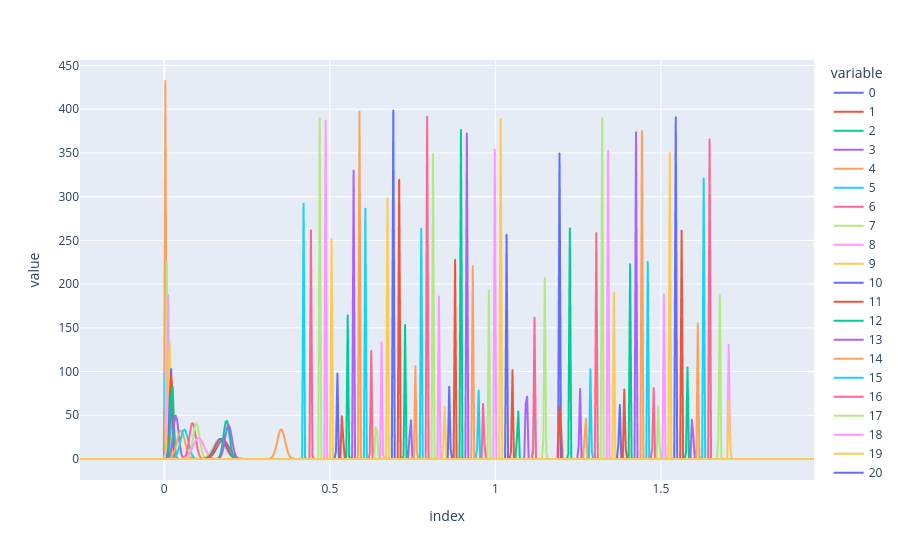

Notebook source saved alongside this figure:
### Code cell
plot_som(som_2)

### Figure 1 — Plotly figure (JSON) as saved in the notebook; plotly's stock layout.template omitted (floating-point values rounded to 4 significant figures; data arrays with more than 128 entries replaced by an {"elided": "..."} marker saying what was removed)
{"data": [{"hovertemplate": "variable=0<br>index=%{x}<br>value=%{y}<extra></extra>", "legendgroup": "0", "line": {"color": "#636efa", "dash": "solid"}, "marker": {"symbol": "circle"}, "mode": "lines", "name": "0", "showlegend": true, "type": "scattergl", "x": {"elided": "500 float values"}, "xaxis": "x", "y": {"elided": "500 float values"}, "yaxis": "y"}, {"hovertemplate": "variable=1<br>index=%{x}<br>value=%{y}<extra></extra>", "legendgroup": "1", "line": {"color": "#EF553B", "dash": "solid"}, "marker": {"symbol": "circle"}, "mode": "lines", "name": "1", "showlegend": true, "type": "scattergl", "x": {"elided": "500 float values"}, "xaxis": "x", "y": {"elided": "500 float values"}, "yaxis": "y"}, {"hovertemplate": "variable=2<br>index=%{x}<br>value=%{y}<extra></extra>", "legendgroup": "2", "line": {"color": "#00cc96", "dash": "solid"}, "marker": {"symbol": "circle"}, "mode": "lines", "name": "2", "showlegend": true, "type": "scattergl", "x": {"elided": "500 float values"}, "xaxis": "x", "y": {"elided": "500 float values"}, "yaxis": "y"}, {"hovertemplate": "variable=3<br>index=%{x}<br>value=%{y}<extra></extra>", "legendgroup": "3", "line": {"color": "#ab63fa", "dash": "solid"}, "marker": {"symbol": "circle"}, "mode": "lines", "name": "3", "showlegend": true, "type": "scattergl", "x": {"elided": "500 float values"}, "xaxis": "x", "y": {"elided": "500 float values"}, "yaxis": "y"}, {"hovertemplate": "variable=4<br>index=%{x}<br>value=%{y}<extra></extra>", "legendgroup": "4", "line": {"color": "#FFA15A", "dash": "solid"}, "marker": {"symbol": "circle"}, "mode": "lines", "name": "4", "showlegend": true, "type": "scattergl", "x": {"elided": "500 float values"}, "xaxis": "x", "y": {"elided": "500 float values"}, "yaxis": "y"}, {"hovertemplate": "variable=5<br>index=%{x}<br>value=%{y}<extra></extra>", "legendgroup": "5", "line": {"color": "#19d3f3", "dash": "solid"}, "marker": {"symbol": "circle"}, "mode": "lines", "name": "5", "showlegend": true, "type": "scattergl", "x": {"elided": "500 float values"}, "xaxis": "x", "y": {"elided": "500 float values"}, "yaxis": "y"}, {"hovertemplate": "variable=6<br>index=%{x}<br>value=%{y}<extra></extra>", "legendgroup": "6", "line": {"color": "#FF6692", "dash": "solid"}, "marker": {"symbol": "circle"}, "mode": "lines", "name": "6", "showlegend": true, "type": "scattergl", "x": {"elided": "500 float values"}, "xaxis": "x", "y": {"elided": "500 float values"}, "yaxis": "y"}, {"hovertemplate": "variable=7<br>index=%{x}<br>value=%{y}<extra></extra>", "legendgroup": "7", "line": {"color": "#B6E880", "dash": "solid"}, "marker": {"symbol": "circle"}, "mode": "lines", "name": "7", "showlegend": true, "type": "scattergl", "x": {"elided": "500 float values"}, "xaxis": "x", "y": {"elided": "500 float values"}, "yaxis": "y"}, {"hovertemplate": "variable=8<br>index=%{x}<br>value=%{y}<extra></extra>", "legendgroup": "8", "line": {"color": "#FF97FF", "dash": "solid"}, "marker": {"symbol": "circle"}, "mode": "lines", "name": "8", "showlegend": true, "type": "scattergl", "x": {"elided": "500 float values"}, "xaxis": "x", "y": {"elided": "500 float values"}, "yaxis": "y"}, {"hovertemplate": "variable=9<br>index=%{x}<br>value=%{y}<extra></extra>", "legendgroup": "9", "line": {"color": "#FECB52", "dash": "solid"}, "marker": {"symbol": "circle"}, "mode": "lines", "name": "9", "showlegend": true, "type": "scattergl", "x": {"elided": "500 float values"}, "xaxis": "x", "y": {"elided": "500 float values"}, "yaxis": "y"}, {"hovertemplate": "variable=10<br>index=%{x}<br>value=%{y}<extra></extra>", "legendgroup": "10", "line": {"color": "#636efa", "dash": "solid"}, "marker": {"symbol": "circle"}, "mode": "lines", "name": "10", "showlegend": true, "type": "scattergl", "x": {"elided": "500 float values"}, "xaxis": "x", "y": {"elided": "500 float values"}, "yaxis": "y"}, {"hovertemplate": "variable=11<br>index=%{x}<br>value=%{y}<extra></extra>", "legendgroup": "11", "line": {"color": "#EF553B", "dash": "solid"}, "marker": {"symbol": "circle"}, "mode": "lines", "name": "11", "showlegend": true, "type": "scattergl", "x": {"elided": "500 float values"}, "xaxis": "x", "y": {"elided": "500 float values"}, "yaxis": "y"}, {"hovertemplate": "variable=12<br>index=%{x}<br>value=%{y}<extra></extra>", "legendgroup": "12", "line": {"color": "#00cc96", "dash": "solid"}, "marker": {"symbol": "circle"}, "mode": "lines", "name": "12", "showlegend": true, "type": "scattergl", "x": {"elided": "500 float values"}, "xaxis": "x", "y": {"elided": "500 float values"}, "yaxis": "y"}, {"hovertemplate": "variable=13<br>index=%{x}<br>value=%{y}<extra></extra>", "legendgroup": "13", "line": {"color": "#ab63fa", "dash": "solid"}, "marker": {"symbol": "circle"}, "mode": "lines", "name": "13", "showlegend": true, "type": "scattergl", "x": {"elided": "500 float values"}, "xaxis": "x", "y": {"elided": "500 float values"}, "yaxis": "y"}, {"hovertemplate": "variable=14<br>index=%{x}<br>value=%{y}<extra></extra>", "legendgroup": "14", "line": {"color": "#FFA15A", "dash": "solid"}, "marker": {"symbol": "circle"}, "mode": "lines", "name": "14", "showlegend": true, "type": "scattergl", "x": {"elided": "500 float values"}, "xaxis": "x", "y": {"elided": "500 float values"}, "yaxis": "y"}, {"hovertemplate": "variable=15<br>index=%{x}<br>value=%{y}<extra></extra>", "legendgroup": "15", "line": {"color": "#19d3f3", "dash": "solid"}, "marker": {"symbol": "circle"}, "mode": "lines", "name": "15", "showlegend": true, "type": "scattergl", "x": {"elided": "500 float values"}, "xaxis": "x", "y": {"elided": "500 float values"}, "yaxis": "y"}, {"hovertemplate": "variable=16<br>index=%{x}<br>value=%{y}<extra></extra>", "legendgroup": "16", "line": {"color": "#FF6692", "dash": "solid"}, "marker": {"symbol": "circle"}, "mode": "lines", "name": "16", "showlegend": true, "type": "scattergl", "x": {"elided": "500 float values"}, "xaxis": "x", "y": {"elided": "500 float values"}, "yaxis": "y"}, {"hovertemplate": "variable=17<br>index=%{x}<br>value=%{y}<extra></extra>", "legendgroup": "17", "line": {"color": "#B6E880", "dash": "solid"}, "marker": {"symbol": "circle"}, "mode": "lines", "name": "17", "showlegend": true, "type": "scattergl", "x": {"elided": "500 float values"}, "xaxis": "x", "y": {"elided": "500 float values"}, "yaxis": "y"}, {"hovertemplate": "variable=18<br>index=%{x}<br>value=%{y}<extra></extra>", "legendgroup": "18", "line": {"color": "#FF97FF", "dash": "solid"}, "marker": {"symbol": "circle"}, "mode": "lines", "name": "18", "showlegend": true, "type": "scattergl", "x": {"elided": "500 float values"}, "xaxis": "x", "y": {"elided": "500 float values"}, "yaxis": "y"}, {"hovertemplate": "variable=19<br>index=%{x}<br>value=%{y}<extra></extra>", "legendgroup": "19", "line": {"color": "#FECB52", "dash": "solid"}, "marker": {"symbol": "circle"}, "mode": "lines", "name": "19", "showlegend": true, "type": "scattergl", "x": {"elided": "500 float values"}, "xaxis": "x", "y": {"elided": "500 float values"}, "yaxis": "y"}, {"hovertemplate": "variable=20<br>index=%{x}<br>value=%{y}<extra></extra>", "legendgroup": "20", "line": {"color": "#636efa", "dash": "solid"}, "marker": {"symbol": "circle"}, "mode": "lines", "name": "20", "showlegend": true, "type": "scattergl", "x": {"elided": "500 float values"}, "xaxis": "x", "y": {"elided": "500 float values"}, "yaxis": "y"}, {"hovertemplate": "variable=21<br>index=%{x}<br>value=%{y}<extra></extra>", "legendgroup": "21", "line": {"color": "#EF553B", "dash": "solid"}, "marker": {"symbol": "circle"}, "mode": "lines", "name": "21", "showlegend": true, "type": "scattergl", "x": {"elided": "500 float values"}, "xaxis": "x", "y": {"elided": "500 float values"}, "yaxis": "y"}, {"hovertemplate": "variable=22<br>index=%{x}<br>value=%{y}<extra></extra>", "legendgroup": "22", "line": {"color": "#00cc96", "dash": "solid"}, "marker": {"symbol": "circle"}, "mode": "lines", "name": "22", "showlegend": true, "type": "scattergl", "x": {"elided": "500 float values"}, "xaxis": "x", "y": {"elided": "500 float values"}, "yaxis": "y"}, {"hovertemplate": "variable=23<br>index=%{x}<br>value=%{y}<extra></extra>", "legendgroup": "23", "line": {"color": "#ab63fa", "dash": "solid"}, "marker": {"symbol": "circle"}, "mode": "lines", "name": "23", "showlegend": true, "type": "scattergl", "x": {"elided": "500 float values"}, "xaxis": "x", "y": {"elided": "500 float values"}, "yaxis": "y"}, {"hovertemplate": "variable=24<br>index=%{x}<br>value=%{y}<extra></extra>", "legendgroup": "24", "line": {"color": "#FFA15A", "dash": "solid"}, "marker": {"symbol": "circle"}, "mode": "lines", "name": "24", "showlegend": true, "type": "scattergl", "x": {"elided": "500 float values"}, "xaxis": "x", "y": {"elided": "500 float values"}, "yaxis": "y"}, {"hovertemplate": "variable=25<br>index=%{x}<br>value=%{y}<extra></extra>", "legendgroup": "25", "line": {"color": "#19d3f3", "dash": "solid"}, "marker": {"symbol": "circle"}, "mode": "lines", "name": "25", "showlegend": true, "type": "scattergl", "x": {"elided": "500 float values"}, "xaxis": "x", "y": {"elided": "500 float values"}, "yaxis": "y"}, {"hovertemplate": "variable=26<br>index=%{x}<br>value=%{y}<extra></extra>", "legendgroup": "26", "line": {"color": "#FF6692", "dash": "solid"}, "marker": {"symbol": "circle"}, "mode": "lines", "name": "26", "showlegend": true, "type": "scattergl", "x": {"elided": "500 float values"}, "xaxis": "x", "y": {"elided": "500 float values"}, "yaxis": "y"}, {"hovertemplate": "variable=27<br>index=%{x}<br>value=%{y}<extra></extra>", "legendgroup": "27", "line": {"color": "#B6E880", "dash": "solid"}, "marker": {"symbol": "circle"}, "mode": "lines", "name": "27", "showlegend": true, "type": "scattergl", "x": {"elided": "500 float values"}, "xaxis": "x", "y": {"elided": "500 float values"}, "yaxis": "y"}, {"hovertemplate": "variable=28<br>index=%{x}<br>value=%{y}<extra></extra>", "legendgroup": "28", "line": {"color": "#FF97FF", "dash": "solid"}, "marker": {"symbol": "circle"}, "mode": "lines", "name": "28", "showlegend": true, "type": "scattergl", "x": {"elided": "500 float values"}, "xaxis": "x", "y": {"elided": "500 float values"}, "yaxis": "y"}, {"hovertemplate": "variable=29<br>index=%{x}<br>value=%{y}<extra></extra>", "legendgroup": "29", "line": {"color": "#FECB52", "dash": "solid"}, "marker": {"symbol": "circle"}, "mode": "lines", "name": "29", "showlegend": true, "type": "scattergl", "x": {"elided": "500 float values"}, "xaxis": "x", "y": {"elided": "500 float values"}, "yaxis": "y"}, {"hovertemplate": "variable=30<br>index=%{x}<br>value=%{y}<extra></extra>", "legendgroup": "30", "line": {"color": "#636efa", "dash": "solid"}, "marker": {"symbol": "circle"}, "mode": "lines", "name": "30", "showlegend": true, "type": "scattergl", "x": {"elided": "500 float values"}, "xaxis": "x", "y": {"elided": "500 float values"}, "yaxis": "y"}, {"hovertemplate": "variable=31<br>index=%{x}<br>value=%{y}<extra></extra>", "legendgroup": "31", "line": {"color": "#EF553B", "dash": "solid"}, "marker": {"symbol": "circle"}, "mode": "lines", "name": "31", "showlegend": true, "type": "scattergl", "x": {"elided": "500 float values"}, "xaxis": "x", "y": {"elided": "500 float values"}, "yaxis": "y"}, {"hovertemplate": "variable=32<br>index=%{x}<br>value=%{y}<extra></extra>", "legendgroup": "32", "line": {"color": "#00cc96", "dash": "solid"}, "marker": {"symbol": "circle"}, "mode": "lines", "name": "32", "showlegend": true, "type": "scattergl", "x": {"elided": "500 float values"}, "xaxis": "x", "y": {"elided": "500 float values"}, "yaxis": "y"}, {"hovertemplate": "variable=33<br>index=%{x}<br>value=%{y}<extra></extra>", "legendgroup": "33", "line": {"color": "#ab63fa", "dash": "solid"}, "marker": {"symbol": "circle"}, "mode": "lines", "name": "33", "showlegend": true, "type": "scattergl", "x": {"elided": "500 float values"}, "xaxis": "x", "y": {"elided": "500 float values"}, "yaxis": "y"}, {"hovertemplate": "variable=34<br>index=%{x}<br>value=%{y}<extra></extra>", "legendgroup": "34", "line": {"color": "#FFA15A", "dash": "solid"}, "marker": {"symbol": "circle"}, "mode": "lines", "name": "34", "showlegend": true, "type": "scattergl", "x": {"elided": "500 float values"}, "xaxis": "x", "y": {"elided": "500 float values"}, "yaxis": "y"}, {"hovertemplate": "variable=35<br>index=%{x}<br>value=%{y}<extra></extra>", "legendgroup": "35", "line": {"color": "#19d3f3", "dash": "solid"}, "marker": {"symbol": "circle"}, "mode": "lines", "name": "35", "showlegend": true, "type": "scattergl", "x": {"elided": "500 float values"}, "xaxis": "x", "y": {"elided": "500 float values"}, "yaxis": "y"}, {"hovertemplate": "variable=36<br>index=%{x}<br>value=%{y}<extra></extra>", "legendgroup": "36", "line": {"color": "#FF6692", "dash": "solid"}, "marker": {"symbol": "circle"}, "mode": "lines", "name": "36", "showlegend": true, "type": "scattergl", "x": {"elided": "500 float values"}, "xaxis": "x", "y": {"elided": "500 float values"}, "yaxis": "y"}, {"hovertemplate": "variable=37<br>index=%{x}<br>value=%{y}<extra></extra>", "legendgroup": "37", "line": {"color": "#B6E880", "dash": "solid"}, "marker": {"symbol": "circle"}, "mode": "lines", "name": "37", "showlegend": true, "type": "scattergl", "x": {"elided": "500 float values"}, "xaxis": "x", "y": {"elided": "500 float values"}, "yaxis": "y"}, {"hovertemplate": "variable=38<br>index=%{x}<br>value=%{y}<extra></extra>", "legendgroup": "38", "line": {"color": "#FF97FF", "dash": "solid"}, "marker": {"symbol": "circle"}, "mode": "lines", "name": "38", "showlegend": true, "type": "scattergl", "x": {"elided": "500 float values"}, "xaxis": "x", "y": {"elided": "500 float values"}, "yaxis": "y"}, {"hovertemplate": "variable=39<br>index=%{x}<br>value=%{y}<extra></extra>", "legendgroup": "39", "line": {"color": "#FECB52", "dash": "solid"}, "marker": {"symbol": "circle"}, "mode": "lines", "name": "39", "showlegend": true, "type": "scattergl", "x": {"elided": "500 float values"}, "xaxis": "x", "y": {"elided": "500 float values"}, "yaxis": "y"}, {"hovertemplate": "variable=40<br>index=%{x}<br>value=%{y}<extra></extra>", "legendgroup": "40", "line": {"color": "#636efa", "dash": "solid"}, "marker": {"symbol": "circle"}, "mode": "lines", "name": "40", "showlegend": true, "type": "scattergl", "x": {"elided": "500 float values"}, "xaxis": "x", "y": {"elided": "500 float values"}, "yaxis": "y"}, {"hovertemplate": "variable=41<br>index=%{x}<br>value=%{y}<extra></extra>", "legendgroup": "41", "line": {"color": "#EF553B", "dash": "solid"}, "marker": {"symbol": "circle"}, "mode": "lines", "name": "41", "showlegend": true, "type": "scattergl", "x": {"elided": "500 float values"}, "xaxis": "x", "y": {"elided": "500 float values"}, "yaxis": "y"}, {"hovertemplate": "variable=42<br>index=%{x}<br>value=%{y}<extra></extra>", "legendgroup": "42", "line": {"color": "#00cc96", "dash": "solid"}, "marker": {"symbol": "circle"}, "mode": "lines", "name": "42", "showlegend": true, "type": "scattergl", "x": {"elided": "500 float values"}, "xaxis": "x", "y": {"elided": "500 float values"}, "yaxis": "y"}, {"hovertemplate": "variable=43<br>index=%{x}<br>value=%{y}<extra></extra>", "legendgroup": "43", "line": {"color": "#ab63fa", "dash": "solid"}, "marker": {"symbol": "circle"}, "mode": "lines", "name": "43", "showlegend": true, "type": "scattergl", "x": {"elided": "500 float values"}, "xaxis": "x", "y": {"elided": "500 float values"}, "yaxis": "y"}, {"hovertemplate": "variable=44<br>index=%{x}<br>value=%{y}<extra></extra>", "legendgroup": "44", "line": {"color": "#FFA15A", "dash": "solid"}, "marker": {"symbol": "circle"}, "mode": "lines", "name": "44", "showlegend": true, "type": "scattergl", "x": {"elided": "500 float values"}, "xaxis": "x", "y": {"elided": "500 float values"}, "yaxis": "y"}, {"hovertemplate": "variable=45<br>index=%{x}<br>value=%{y}<extra></extra>", "legendgroup": "45", "line": {"color": "#19d3f3", "dash": "solid"}, "marker": {"symbol": "circle"}, "mode": "lines", "name": "45", "showlegend": true, "type": "scattergl", "x": {"elided": "500 float values"}, "xaxis": "x", "y": {"elided": "500 float values"}, "yaxis": "y"}, {"hovertemplate": "variable=46<br>index=%{x}<br>value=%{y}<extra></extra>", "legendgroup": "46", "line": {"color": "#FF6692", "dash": "solid"}, "marker": {"symbol": "circle"}, "mode": "lines", "name": "46", "showlegend": true, "type": "scattergl", "x": {"elided": "500 float values"}, "xaxis": "x", "y": {"elided": "500 float values"}, "yaxis": "y"}, {"hovertemplate": "variable=47<br>index=%{x}<br>value=%{y}<extra></extra>", "legendgroup": "47", "line": {"color": "#B6E880", "dash": "solid"}, "marker": {"symbol": "circle"}, "mode": "lines", "name": "47", "showlegend": true, "type": "scattergl", "x": {"elided": "500 float values"}, "xaxis": "x", "y": {"elided": "500 float values"}, "yaxis": "y"}, {"hovertemplate": "variable=48<br>index=%{x}<br>value=%{y}<extra></extra>", "legendgroup": "48", "line": {"color": "#FF97FF", "dash": "solid"}, "marker": {"symbol": "circle"}, "mode": "lines", "name": "48", "showlegend": true, "type": "scattergl", "x": {"elided": "500 float values"}, "xaxis": "x", "y": {"elided": "500 float values"}, "yaxis": "y"}, {"hovertemplate": "variable=49<br>index=%{x}<br>value=%{y}<extra></extra>", "legendgroup": "49", "line": {"color": "#FECB52", "dash": "solid"}, "marker": {"symbol": "circle"}, "mode": "lines", "name": "49", "showlegend": true, "type": "scattergl", "x": {"elided": "500 float values"}, "xaxis": "x", "y": {"elided": "500 float values"}, "yaxis": "y"}, {"hovertemplate": "variable=50<br>index=%{x}<br>value=%{y}<extra></extra>", "legendgroup": "50", "line": {"color": "#636efa", "dash": "solid"}, "marker": {"symbol": "circle"}, "mode": "lines", "name": "50", "showlegend": true, "type": "scattergl", "x": {"elided": "500 float values"}, "xaxis": "x", "y": {"elided": "500 float values"}, "yaxis": "y"}, {"hovertemplate": "variable=51<br>index=%{x}<br>value=%{y}<extra></extra>", "legendgroup": "51", "line": {"color": "#EF553B", "dash": "solid"}, "marker": {"symbol": "circle"}, "mode": "lines", "name": "51", "showlegend": true, "type": "scattergl", "x": {"elided": "500 float values"}, "xaxis": "x", "y": {"elided": "500 float values"}, "yaxis": "y"}, {"hovertemplate": "variable=52<br>index=%{x}<br>value=%{y}<extra></extra>", "legendgroup": "52", "line": {"color": "#00cc96", "dash": "solid"}, "marker": {"symbol": "circle"}, "mode": "lines", "name": "52", "showlegend": true, "type": "scattergl", "x": {"elided": "500 float values"}, "xaxis": "x", "y": {"elided": "500 float values"}, "yaxis": "y"}, {"hovertemplate": "variable=53<br>index=%{x}<br>value=%{y}<extra></extra>", "legendgroup": "53", "line": {"color": "#ab63fa", "dash": "solid"}, "marker": {"symbol": "circle"}, "mode": "lines", "name": "53", "showlegend": true, "type": "scattergl", "x": {"elided": "500 float values"}, "xaxis": "x", "y": {"elided": "500 float values"}, "yaxis": "y"}, {"hovertemplate": "variable=54<br>index=%{x}<br>value=%{y}<extra></extra>", "legendgroup": "54", "line": {"color": "#FFA15A", "dash": "solid"}, "marker": {"symbol": "circle"}, "mode": "lines", "name": "54", "showlegend": true, "type": "scattergl", "x": {"elided": "500 float values"}, "xaxis": "x", "y": {"elided": "500 float values"}, "yaxis": "y"}, {"hovertemplate": "variable=55<br>index=%{x}<br>value=%{y}<extra></extra>", "legendgroup": "55", "line": {"color": "#19d3f3", "dash": "solid"}, "marker": {"symbol": "circle"}, "mode": "lines", "name": "55", "showlegend": true, "type": "scattergl", "x": {"elided": "500 float values"}, "xaxis": "x", "y": {"elided": "500 float values"}, "yaxis": "y"}, {"hovertemplate": "variable=56<br>index=%{x}<br>value=%{y}<extra></extra>", "legendgroup": "56", "line": {"color": "#FF6692", "dash": "solid"}, "marker": {"symbol": "circle"}, "mode": "lines", "name": "56", "showlegend": true, "type": "scattergl", "x": {"elided": "500 float values"}, "xaxis": "x", "y": {"elided": "500 float values"}, "yaxis": "y"}, {"hovertemplate": "variable=57<br>index=%{x}<br>value=%{y}<extra></extra>", "legendgroup": "57", "line": {"color": "#B6E880", "dash": "solid"}, "marker": {"symbol": "circle"}, "mode": "lines", "name": "57", "showlegend": true, "type": "scattergl", "x": {"elided": "500 float values"}, "xaxis": "x", "y": {"elided": "500 float values"}, "yaxis": "y"}, {"hovertemplate": "variable=58<br>index=%{x}<br>value=%{y}<extra></extra>", "legendgroup": "58", "line": {"color": "#FF97FF", "dash": "solid"}, "marker": {"symbol": "circle"}, "mode": "lines", "name": "58", "showlegend": true, "type": "scattergl", "x": {"elided": "500 float values"}, "xaxis": "x", "y": {"elided": "500 float values"}, "yaxis": "y"}, {"hovertemplate": "variable=59<br>index=%{x}<br>value=%{y}<extra></extra>", "legendgroup": "59", "line": {"color": "#FECB52", "dash": "solid"}, "marker": {"symbol": "circle"}, "mode": "lines", "name": "59", "showlegend": true, "type": "scattergl", "x": {"elided": "500 float values"}, "xaxis": "x", "y": {"elided": "500 float values"}, "yaxis": "y"}, {"hovertemplate": "variable=60<br>index=%{x}<br>value=%{y}<extra></extra>", "legendgroup": "60", "line": {"color": "#636efa", "dash": "solid"}, "marker": {"symbol": "circle"}, "mode": "lines", "name": "60", "showlegend": true, "type": "scattergl", "x": {"elided": "500 float values"}, "xaxis": "x", "y": {"elided": "500 float values"}, "yaxis": "y"}, {"hovertemplate": "variable=61<br>index=%{x}<br>value=%{y}<extra></extra>", "legendgroup": "61", "line": {"color": "#EF553B", "dash": "solid"}, "marker": {"symbol": "circle"}, "mode": "lines", "name": "61", "showlegend": true, "type": "scattergl", "x": {"elided": "500 float values"}, "xaxis": "x", "y": {"elided": "500 float values"}, "yaxis": "y"}, {"hovertemplate": "variable=62<br>index=%{x}<br>value=%{y}<extra></extra>", "legendgroup": "62", "line": {"color": "#00cc96", "dash": "solid"}, "marker": {"symbol": "circle"}, "mode": "lines", "name": "62", "showlegend": true, "type": "scattergl", "x": {"elided": "500 float values"}, "xaxis": "x", "y": {"elided": "500 float values"}, "yaxis": "y"}, {"hovertemplate": "variable=63<br>index=%{x}<br>value=%{y}<extra></extra>", "legendgroup": "63", "line": {"color": "#ab63fa", "dash": "solid"}, "marker": {"symbol": "circle"}, "mode": "lines", "name": "63", "showlegend": true, "type": "scattergl", "x": {"elided": "500 float values"}, "xaxis": "x", "y": {"elided": "500 float values"}, "yaxis": "y"}, {"hovertemplate": "variable=64<br>index=%{x}<br>value=%{y}<extra></extra>", "legendgroup": "64", "line": {"color": "#FFA15A", "dash": "solid"}, "marker": {"symbol": "circle"}, "mode": "lines", "name": "64", "showlegend": true, "type": "scattergl", "x": {"elided": "500 float values"}, "xaxis": "x", "y": {"elided": "500 float values"}, "yaxis": "y"}, {"hovertemplate": "variable=65<br>index=%{x}<br>value=%{y}<extra></extra>", "legendgroup": "65", "line": {"color": "#19d3f3", "dash": "solid"}, "marker": {"symbol": "circle"}, "mode": "lines", "name": "65", "showlegend": true, "type": "scattergl", "x": {"elided": "500 float values"}, "xaxis": "x", "y": {"elided": "500 float values"}, "yaxis": "y"}, {"hovertemplate": "variable=66<br>index=%{x}<br>value=%{y}<extra></extra>", "legendgroup": "66", "line": {"color": "#FF6692", "dash": "solid"}, "marker": {"symbol": "circle"}, "mode": "lines", "name": "66", "showlegend": true, "type": "scattergl", "x": {"elided": "500 float values"}, "xaxis": "x", "y": {"elided": "500 float values"}, "yaxis": "y"}, {"hovertemplate": "variable=67<br>index=%{x}<br>value=%{y}<extra></extra>", "legendgroup": "67", "line": {"color": "#B6E880", "dash": "solid"}, "marker": {"symbol": "circle"}, "mode": "lines", "name": "67", "showlegend": true, "type": "scattergl", "x": {"elided": "500 float values"}, "xaxis": "x", "y": {"elided": "500 float values"}, "yaxis": "y"}, {"hovertemplate": "variable=68<br>index=%{x}<br>value=%{y}<extra></extra>", "legendgroup": "68", "line": {"color": "#FF97FF", "dash": "solid"}, "marker": {"symbol": "circle"}, "mode": "lines", "name": "68", "showlegend": true, "type": "scattergl", "x": {"elided": "500 float values"}, "xaxis": "x", "y": {"elided": "500 float values"}, "yaxis": "y"}, {"hovertemplate": "variable=69<br>index=%{x}<br>value=%{y}<extra></extra>", "legendgroup": "69", "line": {"color": "#FECB52", "dash": "solid"}, "marker": {"symbol": "circle"}, "mode": "lines", "name": "69", "showlegend": true, "type": "scattergl", "x": {"elided": "500 float values"}, "xaxis": "x", "y": {"elided": "500 float values"}, "yaxis": "y"}, {"hovertemplate": "variable=70<br>index=%{x}<br>value=%{y}<extra></extra>", "legendgroup": "70", "line": {"color": "#636efa", "dash": "solid"}, "marker": {"symbol": "circle"}, "mode": "lines", "name": "70", "showlegend": true, "type": "scattergl", "x": {"elided": "500 float values"}, "xaxis": "x", "y": {"elided": "500 float values"}, "yaxis": "y"}, {"hovertemplate": "variable=71<br>index=%{x}<br>value=%{y}<extra></extra>", "legendgroup": "71", "line": {"color": "#EF553B", "dash": "solid"}, "marker": {"symbol": "circle"}, "mode": "lines", "name": "71", "showlegend": true, "type": "scattergl", "x": {"elided": "500 float values"}, "xaxis": "x", "y": {"elided": "500 float values"}, "yaxis": "y"}, {"hovertemplate": "variable=72<br>index=%{x}<br>value=%{y}<extra></extra>", "legendgroup": "72", "line": {"color": "#00cc96", "dash": "solid"}, "marker": {"symbol": "circle"}, "mode": "lines", "name": "72", "showlegend": true, "type": "scattergl", "x": {"elided": "500 float values"}, "xaxis": "x", "y": {"elided": "500 float values"}, "yaxis": "y"}, {"hovertemplate": "variable=73<br>index=%{x}<br>value=%{y}<extra></extra>", "legendgroup": "73", "line": {"color": "#ab63fa", "dash": "solid"}, "marker": {"symbol": "circle"}, "mode": "lines", "name": "73", "showlegend": true, "type": "scattergl", "x": {"elided": "500 float values"}, "xaxis": "x", "y": {"elided": "500 float values"}, "yaxis": "y"}, {"hovertemplate": "variable=74<br>index=%{x}<br>value=%{y}<extra></extra>", "legendgroup": "74", "line": {"color": "#FFA15A", "dash": "solid"}, "marker": {"symbol": "circle"}, "mode": "lines", "name": "74", "showlegend": true, "type": "scattergl", "x": {"elided": "500 float values"}, "xaxis": "x", "y": {"elided": "500 float values"}, "yaxis": "y"}, {"hovertemplate": "variable=75<br>index=%{x}<br>value=%{y}<extra></extra>", "legendgroup": "75", "line": {"color": "#19d3f3", "dash": "solid"}, "marker": {"symbol": "circle"}, "mode": "lines", "name": "75", "showlegend": true, "type": "scattergl", "x": {"elided": "500 float values"}, "xaxis": "x", "y": {"elided": "500 float values"}, "yaxis": "y"}, {"hovertemplate": "variable=76<br>index=%{x}<br>value=%{y}<extra></extra>", "legendgroup": "76", "line": {"color": "#FF6692", "dash": "solid"}, "marker": {"symbol": "circle"}, "mode": "lines", "name": "76", "showlegend": true, "type": "scattergl", "x": {"elided": "500 float values"}, "xaxis": "x", "y": {"elided": "500 float values"}, "yaxis": "y"}, {"hovertemplate": "variable=77<br>index=%{x}<br>value=%{y}<extra></extra>", "legendgroup": "77", "line": {"color": "#B6E880", "dash": "solid"}, "marker": {"symbol": "circle"}, "mode": "lines", "name": "77", "showlegend": true, "type": "scattergl", "x": {"elided": "500 float values"}, "xaxis": "x", "y": {"elided": "500 float values"}, "yaxis": "y"}, {"hovertemplate": "variable=78<br>index=%{x}<br>value=%{y}<extra></extra>", "legendgroup": "78", "line": {"color": "#FF97FF", "dash": "solid"}, "marker": {"symbol": "circle"}, "mode": "lines", "name": "78", "showlegend": true, "type": "scattergl", "x": {"elided": "500 float values"}, "xaxis": "x", "y": {"elided": "500 float values"}, "yaxis": "y"}, {"hovertemplate": "variable=79<br>index=%{x}<br>value=%{y}<extra></extra>", "legendgroup": "79", "line": {"color": "#FECB52", "dash": "solid"}, "marker": {"symbol": "circle"}, "mode": "lines", "name": "79", "showlegend": true, "type": "scattergl", "x": {"elided": "500 float values"}, "xaxis": "x", "y": {"elided": "500 float values"}, "yaxis": "y"}, {"hovertemplate": "variable=80<br>index=%{x}<br>value=%{y}<extra></extra>", "legendgroup": "80", "line": {"color": "#636efa", "dash": "solid"}, "marker": {"symbol": "circle"}, "mode": "lines", "name": "80", "showlegend": true, "type": "scattergl", "x": {"elided": "500 float values"}, "xaxis": "x", "y": {"elided": "500 float values"}, "yaxis": "y"}, {"hovertemplate": "variable=81<br>index=%{x}<br>value=%{y}<extra></extra>", "legendgroup": "81", "line": {"color": "#EF553B", "dash": "solid"}, "marker": {"symbol": "circle"}, "mode": "lines", "name": "81", "showlegend": true, "type": "scattergl", "x": {"elided": "500 float values"}, "xaxis": "x", "y": {"elided": "500 float values"}, "yaxis": "y"}, {"hovertemplate": "variable=82<br>index=%{x}<br>value=%{y}<extra></extra>", "legendgroup": "82", "line": {"color": "#00cc96", "dash": "solid"}, "marker": {"symbol": "circle"}, "mode": "lines", "name": "82", "showlegend": true, "type": "scattergl", "x": {"elided": "500 float values"}, "xaxis": "x", "y": {"elided": "500 float values"}, "yaxis": "y"}, {"hovertemplate": "variable=83<br>index=%{x}<br>value=%{y}<extra></extra>", "legendgroup": "83", "line": {"color": "#ab63fa", "dash": "solid"}, "marker": {"symbol": "circle"}, "mode": "lines", "name": "83", "showlegend": true, "type": "scattergl", "x": {"elided": "500 float values"}, "xaxis": "x", "y": {"elided": "500 float values"}, "yaxis": "y"}, {"hovertemplate": "variable=84<br>index=%{x}<br>value=%{y}<extra></extra>", "legendgroup": "84", "line": {"color": "#FFA15A", "dash": "solid"}, "marker": {"symbol": "circle"}, "mode": "lines", "name": "84", "showlegend": true, "type": "scattergl", "x": {"elided": "500 float values"}, "xaxis": "x", "y": {"elided": "500 float values"}, "yaxis": "y"}, {"hovertemplate": "variable=85<br>index=%{x}<br>value=%{y}<extra></extra>", "legendgroup": "85", "line": {"color": "#19d3f3", "dash": "solid"}, "marker": {"symbol": "circle"}, "mode": "lines", "name": "85", "showlegend": true, "type": "scattergl", "x": {"elided": "500 float values"}, "xaxis": "x", "y": {"elided": "500 float values"}, "yaxis": "y"}, {"hovertemplate": "variable=86<br>index=%{x}<br>value=%{y}<extra></extra>", "legendgroup": "86", "line": {"color": "#FF6692", "dash": "solid"}, "marker": {"symbol": "circle"}, "mode": "lines", "name": "86", "showlegend": true, "type": "scattergl", "x": {"elided": "500 float values"}, "xaxis": "x", "y": {"elided": "500 float values"}, "yaxis": "y"}, {"hovertemplate": "variable=87<br>index=%{x}<br>value=%{y}<extra></extra>", "legendgroup": "87", "line": {"color": "#B6E880", "dash": "solid"}, "marker": {"symbol": "circle"}, "mode": "lines", "name": "87", "showlegend": true, "type": "scattergl", "x": {"elided": "500 float values"}, "xaxis": "x", "y": {"elided": "500 float values"}, "yaxis": "y"}, {"hovertemplate": "variable=88<br>index=%{x}<br>value=%{y}<extra></extra>", "legendgroup": "88", "line": {"color": "#FF97FF", "dash": "solid"}, "marker": {"symbol": "circle"}, "mode": "lines", "name": "88", "showlegend": true, "type": "scattergl", "x": {"elided": "500 float values"}, "xaxis": "x", "y": {"elided": "500 float values"}, "yaxis": "y"}, {"hovertemplate": "variable=89<br>index=%{x}<br>value=%{y}<extra></extra>", "legendgroup": "89", "line": {"color": "#FECB52", "dash": "solid"}, "marker": {"symbol": "circle"}, "mode": "lines", "name": "89", "showlegend": true, "type": "scattergl", "x": {"elided": "500 float values"}, "xaxis": "x", "y": {"elided": "500 float values"}, "yaxis": "y"}, {"hovertemplate": "variable=90<br>index=%{x}<br>value=%{y}<extra></extra>", "legendgroup": "90", "line": {"color": "#636efa", "dash": "solid"}, "marker": {"symbol": "circle"}, "mode": "lines", "name": "90", "showlegend": true, "type": "scattergl", "x": {"elided": "500 float values"}, "xaxis": "x", "y": {"elided": "500 float values"}, "yaxis": "y"}, {"hovertemplate": "variable=91<br>index=%{x}<br>value=%{y}<extra></extra>", "legendgroup": "91", "line": {"color": "#EF553B", "dash": "solid"}, "marker": {"symbol": "circle"}, "mode": "lines", "name": "91", "showlegend": true, "type": "scattergl", "x": {"elided": "500 float values"}, "xaxis": "x", "y": {"elided": "500 float values"}, "yaxis": "y"}, {"hovertemplate": "variable=92<br>index=%{x}<br>value=%{y}<extra></extra>", "legendgroup": "92", "line": {"color": "#00cc96", "dash": "solid"}, "marker": {"symbol": "circle"}, "mode": "lines", "name": "92", "showlegend": true, "type": "scattergl", "x": {"elided": "500 float values"}, "xaxis": "x", "y": {"elided": "500 float values"}, "yaxis": "y"}, {"hovertemplate": "variable=93<br>index=%{x}<br>value=%{y}<extra></extra>", "legendgroup": "93", "line": {"color": "#ab63fa", "dash": "solid"}, "marker": {"symbol": "circle"}, "mode": "lines", "name": "93", "showlegend": true, "type": "scattergl", "x": {"elided": "500 float values"}, "xaxis": "x", "y": {"elided": "500 float values"}, "yaxis": "y"}, {"hovertemplate": "variable=94<br>index=%{x}<br>value=%{y}<extra></extra>", "legendgroup": "94", "line": {"color": "#FFA15A", "dash": "solid"}, "marker": {"symbol": "circle"}, "mode": "lines", "name": "94", "showlegend": true, "type": "scattergl", "x": {"elided": "500 float values"}, "xaxis": "x", "y": {"elided": "500 float values"}, "yaxis": "y"}, {"hovertemplate": "variable=95<br>index=%{x}<br>value=%{y}<extra></extra>", "legendgroup": "95", "line": {"color": "#19d3f3", "dash": "solid"}, "marker": {"symbol": "circle"}, "mode": "lines", "name": "95", "showlegend": true, "type": "scattergl", "x": {"elided": "500 float values"}, "xaxis": "x", "y": {"elided": "500 float values"}, "yaxis": "y"}, {"hovertemplate": "variable=96<br>index=%{x}<br>value=%{y}<extra></extra>", "legendgroup": "96", "line": {"color": "#FF6692", "dash": "solid"}, "marker": {"symbol": "circle"}, "mode": "lines", "name": "96", "showlegend": true, "type": "scattergl", "x": {"elided": "500 float values"}, "xaxis": "x", "y": {"elided": "500 float values"}, "yaxis": "y"}, {"hovertemplate": "variable=97<br>index=%{x}<br>value=%{y}<extra></extra>", "legendgroup": "97", "line": {"color": "#B6E880", "dash": "solid"}, "marker": {"symbol": "circle"}, "mode": "lines", "name": "97", "showlegend": true, "type": "scattergl", "x": {"elided": "500 float values"}, "xaxis": "x", "y": {"elided": "500 float values"}, "yaxis": "y"}, {"hovertemplate": "variable=98<br>index=%{x}<br>value=%{y}<extra></extra>", "legendgroup": "98", "line": {"color": "#FF97FF", "dash": "solid"}, "marker": {"symbol": "circle"}, "mode": "lines", "name": "98", "showlegend": true, "type": "scattergl", "x": {"elided": "500 float values"}, "xaxis": "x", "y": {"elided": "500 float values"}, "yaxis": "y"}, {"hovertemplate": "variable=99<br>index=%{x}<br>value=%{y}<extra></extra>", "legendgroup": "99", "line": {"color": "#FECB52", "dash": "solid"}, "marker": {"symbol": "circle"}, "mode": "lines", "name": "99", "showlegend": true, "type": "scattergl", "x": {"elided": "500 float values"}, "xaxis": "x", "y": {"elided": "500 float values"}, "yaxis": "y"}], "layout": {"legend": {"title": {"text": "variable"}, "tracegroupgap": 0}, "margin": {"t": 60}, "xaxis": {"anchor": "y", "domain": [0, 1], "title": {"text": "index"}}, "yaxis": {"anchor": "x", "domain": [0, 1], "title": {"text": "value"}}}}
